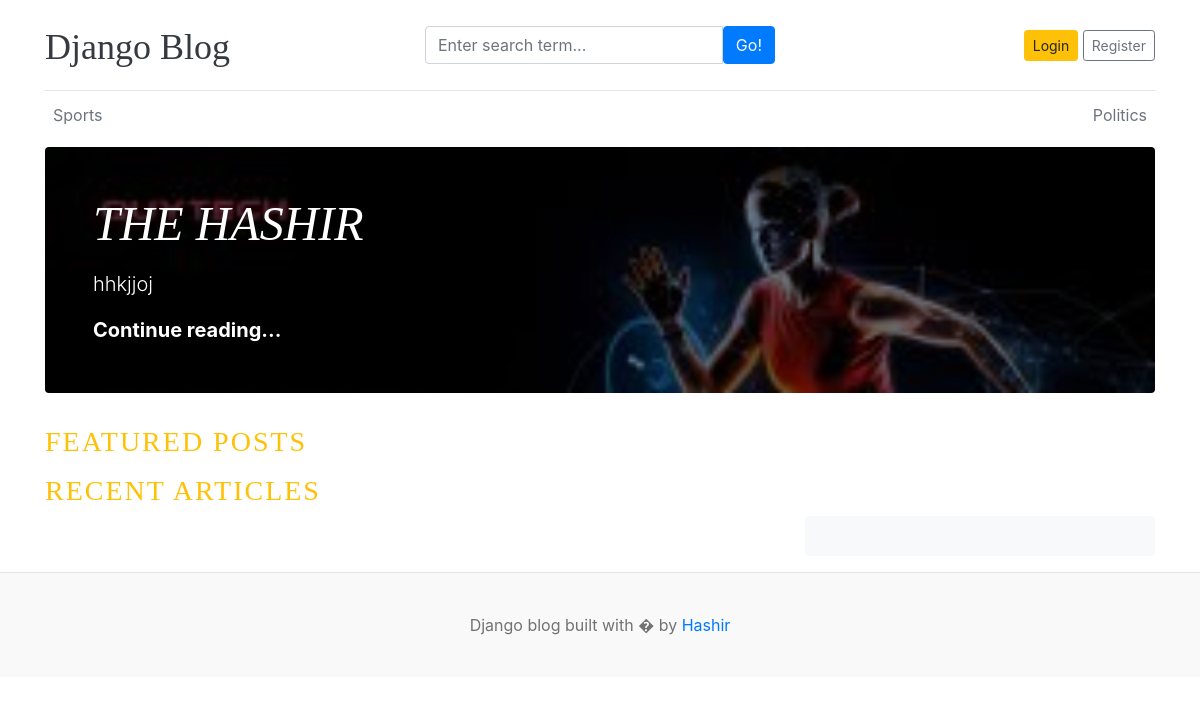
/, run on an earlier commit of the app's database.
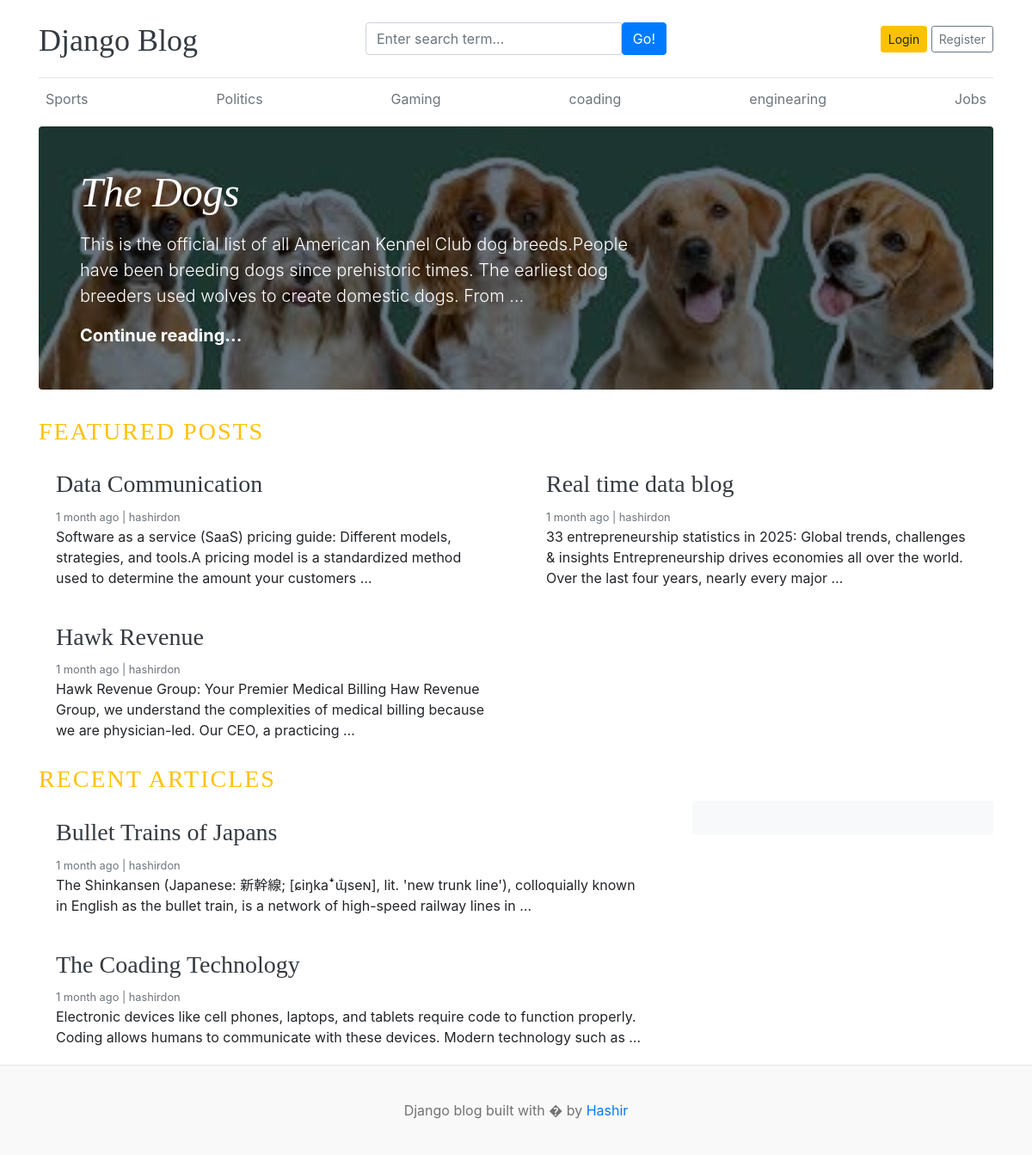
And on a later commit of the database.
### blogs/models.py (models this page shows, shortened)
class Category(models.Model):
    category_name=models.CharField(max_length=50,unique=True)
    created_at=models.DateTimeField(auto_now_add=True)
    updated_at=models.DateTimeField(auto_now_add=True)
    class Meta:
        verbose_name_plural='Categories'

class Blog(models.Model):
    title=models.CharField(max_length=100)
    slug=models.CharField(max_length=100,unique=True,blank=True)
    category=models.ForeignKey(Category,on_delete=models.CASCADE)
    author=models.ForeignKey(User,on_delete=models.CASCADE)
    featured_image=models.ImageField(upload_to='uploads/%Y/%m/%d')
    short_description=models.TextField(max_length=500)
    blog_body=models.TextField(max_length=2000)
    status=models.CharField(max_length=20,choices=STATUS_CHOICES,default='Draft')
    is_featured=models.BooleanField(default=False)
    created_at=models.DateTimeField(auto_now_add=True)
    updated_at=models.DateTimeField(auto_now_add=True)

### blog_main/views.py (the view)
# urls.py: 2. Add a URL to urlpatterns:  path('', views.home, name='home')
def home(request):
    categories = Category.objects.all()
    featured_posts=Blog.objects.filter(is_featured=True,status='Published').order_by('-created_at')
    posts=Blog.objects.filter(is_featured=False,status='Published')
    try:
        about = About.objects.get()
    except:
        about=None
    context = {
        'categories': categories,
        'featured_posts' :featured_posts,
        'posts':posts,
        'about':about
    }
    return render(request, 'home.html', context)

### blogs/context_processors.py (called while the page is built)
def get_categories(request):
    categories=Category.objects.all()
    return dict(categories=categories)

def get_Social_Links(request):
    Social=SocialSites.objects.all()
    return dict(Social=Social)

### templates/home.html (shortened to what this page needs)
{% extends "base.html" %}
{% block content%}
{% for post in featured_posts %}
{% if forloop.first  %}
<div class="jumbotron p-3 p-md-5 text-white rounded bg-dark" style="background-image: url({{post.featured_image.url}});background-blend-mode: overlay;background-size:cover;">
    <div class="col-md-8 px-0">
      <h1 class="display-4 font-italic">{{post.title}}</h1>
      <p class="lead my-3">{{post.short_description | truncatewords:30}}</p>
      <p class="lead mb-0"><a href="{% url 'blogs' post.slug %}" class="text-white font-weight-bold">Continue reading...</a></p>
    </div>
  </div>
{% endif %}
{% endfor %}
<h3 class='text-uppercase text-warning' style='letter-spacing:2px ;'>Featured Posts</h3>
<div class="row mb-2">
  {% for post in featured_posts %}
    {% if not forloop.first %}
      <div class="col-md-6">
        <div class="card border-0">
          <div class="card-body">
            <h3> <a href="{% url 'blogs' post.slug %}" class=text-dark>{{post.title}} </a></h3>
            <small class="mb-1 text-muted">{{post.created_at | timesince}} ago | {{post.author}}</small>
            <p class="card-text">{{post.short_description | truncatewords:25}}</p>
          </div>
        </div>
      </div>
    {% endif %}
  {% endfor %}
</div>
<h3 class='text-uppercase text-warning' style='letter-spacing:2px ;'>Recent Articles</h3>
  <main role="main" class="container p-0">
    <div class="row">
      <div class="col-md-8 blog-main">
        {% for post in posts %}
        <div class="card border-0">
          <div class="card-body">
            <h3><a href="{% url 'blogs' post.slug %}" class=text-dark>{{post.title}}</a></h3>
            <small class="mb-1 text-muted">{{post.created_at | timesince}} ago | {{post.author}}</small>
            <p class="card-text">{{post.short_description | truncatewords:25}}</p>
          </div>
        </div>
        {% endfor %}
        </div>
      <aside class="col-md-4 blog-sidebar">
        <div class="p-3 mb-3 bg-light rounded">
        </div>
      </aside>
    </div>
  </main>
</div>
 {% endblock %}

### templates/base.html (shortened to what this page needs)
{% load static %}
<!DOCTYPE html>
<html lang="en">
<head>
    <link href="https://getbootstrap.com/docs/4.0/dist/css/bootstrap.min.css" rel="stylesheet">
    <link rel="stylesheet" href="{% static 'css/blog.css' %}">
  </head>
<body>
    <div class="container">
      <header class="blog-header py-3">
        <div class="row flex-nowrap justify-content-between align-items-center">
          <div class="col-4 pt-1">
            <a class="blog-header-logo text-dark" href="/">Django Blog</a>
          </div>
          <div class="col-4">
            <form action="{% url 'search' %}" method="GET">
              <div class="input-group">
              <input class="form-control" type="text" name='keyword' placeholder="Enter search term..." aria-label="Enter search term..." aria-describedby="button-search" />
              <button type="submit"class="btn btn-primary" id="button-search" type="button">Go!</button>
              </div>
            </form>
          </div>
          <div class="col-4 d-flex justify-content-end align-items-center">
            {% if not user.is_authenticated %}
            <a class="btn btn-sm btn-warning" href="{% url 'login' %}">Login</a> &nbsp;
            <a class="btn btn-sm btn-outline-secondary" href="{% url 'register' %}">Register</a>
            {% else %}
            <span>You are logged in as {{user}}</span>
            <span><a href="{% url 'logout' %}">Log Out</a></span>
            {% endif %}
          </div>
        </div>
      </header>
      <div class="nav-scroller py-1 mb-2">
        <nav class="nav d-flex justify-content-between">
          {%for cat in categories %}
          <a class="p-2 text-muted" href="{% url 'posts_by_category' cat.id %}">{{cat.category_name}}</a>
          {% endfor %}
        </nav>
      </div>
{% block content%}
 {% endblock %}
  <footer class="blog-footer">
  <p>Django blog built with � by <a href="#">Hashir</a></p>
</footer>
</body>
</html>

### blog_main/static/css/blog.css (style rules this page uses)
.blog-header { border-bottom: 1px solid #e5e5e5; }
.blog-header-logo { font-family: "Playfair Display", Georgia, "Times New Roman", serif; font-size: 2.25rem; }
h1, h2, h3, h4, h5, h6 { font-family: "Playfair Display", Georgia, "Times New Roman", serif; }
.display-4 { font-size: 2.5rem; }
@media (min-width: 768px) { .display-4 { font-size: 3rem; } }
.blog-footer { padding: 2.5rem 0; color: #727272; text-align: center; background-color: #f9f9f9; border-top: .05rem solid #e5e5e5; }
.blog-footer p:last-child { margin-bottom: 0; }

What changed in the data, as far as the page shows it:
removed Blog: featured_image (picture), title "THE HASHIR", short_description "hhkjjoj"
added Category: category_name "Gaming"
added Category: category_name "coading"
added Category: category_name "enginearing"
added Category: category_name "Jobs"
added Blog: featured_image (picture), title "The Dogs", short_description "This is the official list of all American Kennel Club dog breeds.People have been breeding dogs since prehistoric times. The earliest dog breeders used wolves to create domestic dogs. From …"
added Blog: title "Data Communication", created_at "1 month", author "hashirdon", short_description "Software as a service (SaaS) pricing guide: Different models, strategies, and tools.A pricing model is a standardized method used to determine the amount your customers …", shown under "FEATURED POSTS"
added Blog: title "Real time data blog", created_at "1 month", author "hashirdon", short_description "33 entrepreneurship statistics in 2025: Global trends, challenges & insights Entrepreneurship drives economies all over the world. Over the last four years, nearly every major …", shown under "FEATURED POSTS"
now on this page (row edited): Blog: title "Hawk Revenue", created_at "1 month", author "hashirdon", short_description "Hawk Revenue Group: Your Premier Medical Billing Haw Revenue Group, we understand the complexities of medical billing because we are physician-led. Our CEO, a practicing …", shown under "FEATURED POSTS"
added Blog: title "Bullet Trains of Japans", created_at "1 month", author "hashirdon", short_description "The Shinkansen (Japanese: 新幹線; [ɕiŋkaꜜɰ̃seɴ], lit. 'new trunk line'), colloquially known in English as the bullet train, is a network of high-speed railway lines in …", shown under "RECENT ARTICLES"
added Blog: title "The Coading Technology", created_at "1 month", author "hashirdon", short_description "Electronic devices like cell phones, laptops, and tablets require code to function properly. Coding allows humans to communicate with these devices. Modern technology such as …", shown under "RECENT ARTICLES"
